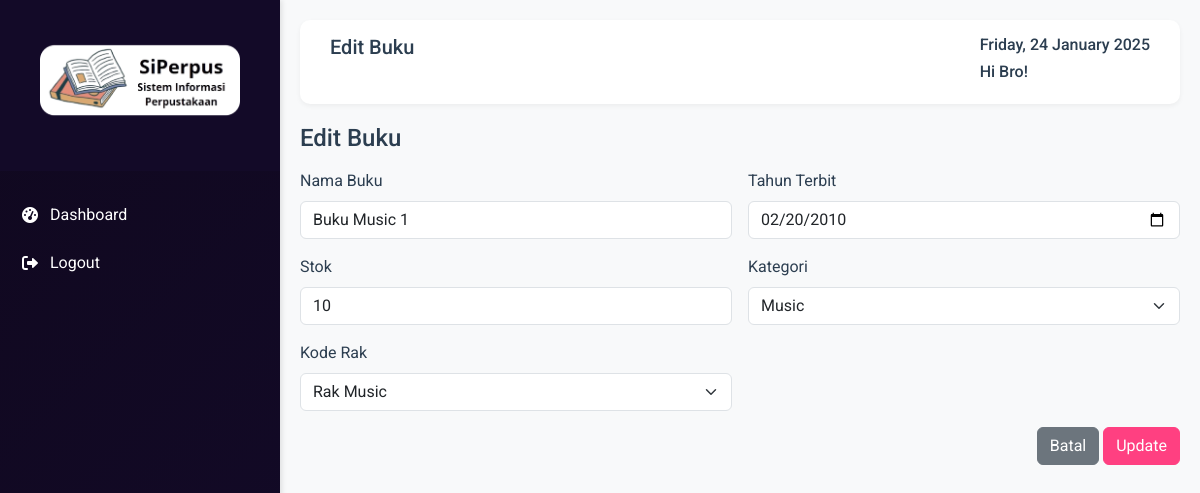
Screenshot of /pages/Books/edit.php?id=BK001 with the database file from the repository.
### tables this page shows
CREATE TABLE BUKU  (
    id_buku VARCHAR(6) UNIQUE NOT NULL PRIMARY KEY,
    nama_buku VARCHAR(225) NOT NULL,
    tahun_terbit DATE,
    stok INT,
    CONSTRAINT CheckTabelBuku1 CHECK (LENGTH(id_buku) = 5),
    CONSTRAINT CheckTabelBuku2 CHECK (id_buku REGEXP "^BK[0-9]{3}$")
);

CREATE TABLE KATEGORI_BUKU
(
    id_kategori VARCHAR(6) UNIQUE NOT NULL PRIMARY KEY,
    nama_kategori VARCHAR(50),
    CONSTRAINT CheckTabelKategoriBuku1 CHECK (LENGTH(id_kategori) = 5),
    CONSTRAINT CheckTabelKategoriBuku2 CHECK (id_kategori REGEXP "^KB[0-9]{3}$")
);

CREATE TABLE RAK_BUKU
(
    kode_rak VARCHAR(6) UNIQUE NOT NULL PRIMARY KEY,
    nama_rak VARCHAR(30),
    CONSTRAINT CheckTabelRakBuku1 CHECK (LENGTH(kode_rak) = 5),
    CONSTRAINT CheckTabelRakBuku2 CHECK (kode_rak REGEXP "^RB[0-9]{3}$")
);

### pages/Books/edit.php (the view, shortened to what this page needs)
<?php
require "config/connection.php";
$id = $_GET['id'];
$query = "SELECT * FROM buku WHERE id_buku = '$id'";
$result = $conn->query($query);
$data = $result->fetch_assoc();
$kategoriQuery = "SELECT id_kategori, nama_kategori FROM kategori_buku";
$kategoriResult = $conn->query($kategoriQuery) or die(mysqli_error($conn));
$rakQuery = "SELECT kode_rak, nama_rak FROM rak_buku";
$rakResult = $conn->query($rakQuery) or die(mysqli_error($conn));
?>
<h4 class="mb-3">Edit Buku</h4>
<form method="POST">
    <div class="row g-3">
        <div class="col-md-6">
            <label class="form-label">Nama Buku</label>
            <input type="text" name="nama_buku" value="<?= $data['nama_buku'] ?>" class="form-control" required>
        </div>
        <div class="col-md-6">
            <label class="form-label">Tahun Terbit</label>
            <input type="date" name="tahun_terbit" value="<?= $data['tahun_terbit'] ?>" class="form-control" required>
        </div>
        <div class="col-md-6">
            <label class="form-label">Stok</label>
            <input type="number" name="stok" value="<?= $data['stok'] ?>" class="form-control" required>
        </div>
        <div class="col-md-6">
            <label class="form-label">Kategori</label>
            <select name="id_kategori" class="form-select" required>
                <?php while ($kategori = $kategoriResult->fetch_assoc()) { ?>
                    <option value="<?= htmlspecialchars($kategori['id_kategori']) ?>"
                        <?= $kategori['id_kategori'] == $data['id_kategori'] ? 'selected' : '' ?>>
                        <?= htmlspecialchars($kategori['nama_kategori']) ?>
                    </option>
                <?php } ?>
            </select>
        </div>
        <div class="col-md-6">
            <label class="form-label">Kode Rak</label>
            <select name="kode_rak" class="form-select" required>
                <?php while ($rak = $rakResult->fetch_assoc()){ ?>
                    <option value="<?= htmlspecialchars($rak['kode_rak']) ?>"
                        <?= $rak['kode_rak'] == $data['kode_rak'] ? 'selected' : '' ?>>
                        <?= htmlspecialchars($rak['nama_rak']) ?>
                    </option>
                <?php } ?>
            </select>
        </div>
        <div class="text-end mt-3">
            <a href="<?php echo BASE_URL; ?>/books" class="btn btn-secondary">Batal</a>
            <button type="submit" class="btn btn-primary">Update</button>
        </div>
</form>
<?php
require_once(__DIR__ . '/../../layouts/main.php');
?>

### layouts/main.php (style rules this page uses)
:root { --primary-color:rgb(16, 8, 31); --secondary-color:rgb(19, 10, 40); --accent-color: #ff4081; --text-color: #2c3e50; --sidebar-width: 280px; }
body { font-family: 'Roboto', sans-serif; background-color: #f8f9fa; color: var(--text-color); font-family: roboto, sans-serif; }
.btn-primary { background-color: var(--accent-color); border-color: var(--accent-color); }

### rows the page displays
buku: nama_buku "Buku Music 1", tahun_terbit "02/20/2010", stok "10", id_kategori "Music", kode_rak "Rak Music"

### other values shown
$pageTitle "Edit Buku"
